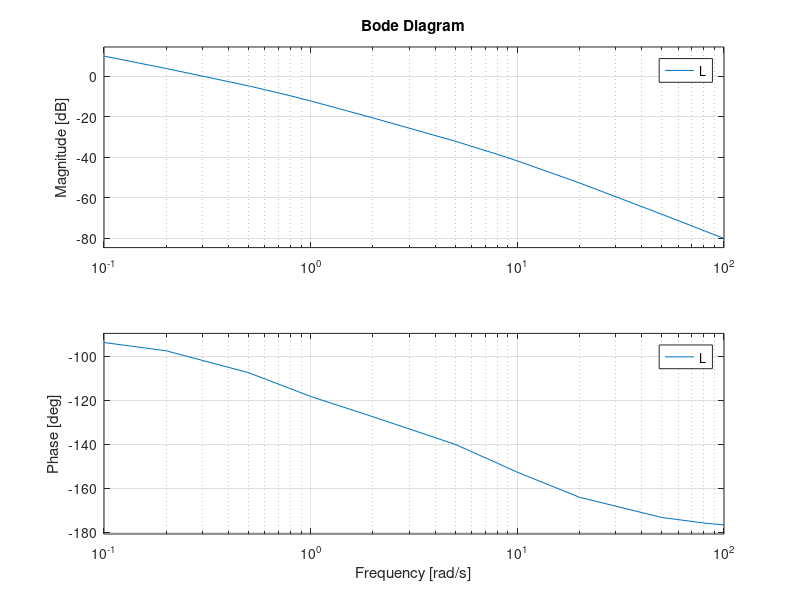

The MATLAB source for this figure:
%% ECEN 4138 HW 9 Problem 6.4d
% - Ian Faber

%% Housekeeping
clc; clear; close all;

%% Setup
s = tf('s');

L = ((s+2)*(s+8))/(s*(s+1)*(s+5)*(s+10));

w = [0.1, 0.2, 0.5, 0.8, 1, 2, 5, 8, 10, 20, 50, 80, 100];

%% Make bode plot
figure
bode(L, w)
